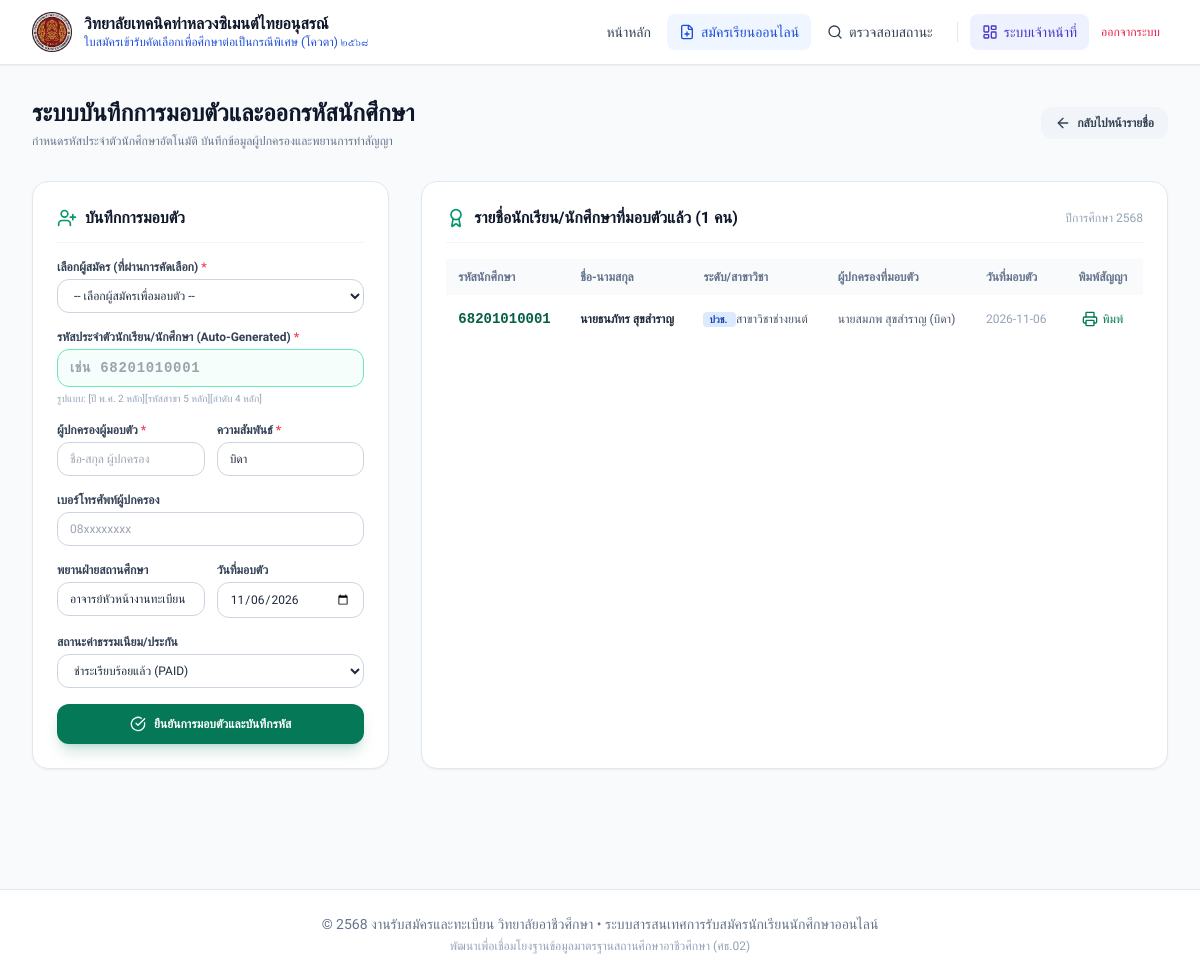
Screenshot of /admin/enrollment (signed in) with the database file from the repository.
### tables this page shows
CREATE TABLE enrollments (
        id INTEGER PRIMARY KEY AUTOINCREMENT,
        applicant_id TEXT UNIQUE NOT NULL,
        student_id TEXT UNIQUE, -- รหัสนักศึกษา เช่น 68201010001
        guardian_name TEXT,
        guardian_relation TEXT,
        guardian_phone TEXT,
        witness_name TEXT,
        enrollment_date TEXT,
        payment_status TEXT DEFAULT 'PAID', -- PAID, PENDING, WAIVED
        notes TEXT,
        created_at TEXT NOT NULL,
        FOREIGN KEY (applicant_id) REFERENCES applicants(id)
    );

CREATE TABLE applicants (
        id TEXT PRIMARY KEY, -- APP2568-0001
        national_id TEXT UNIQUE NOT NULL, -- 13 หลัก
        title TEXT NOT NULL,
        first_name TEXT NOT NULL,
        last_name TEXT NOT NULL,
        birth_date TEXT NOT NULL, -- YYYY-MM-DD
        phone TEXT NOT NULL,
        email TEXT,
        gender TEXT NOT NULL,
        religion TEXT DEFAULT 'พุทธ',
        ethnicity TEXT DEFAULT 'ไทย',
        nationality TEXT DEFAULT 'ไทย',
        address_no TEXT,
        moo TEXT,
        tambon TEXT,
        amphur TEXT,
        province TEXT,
        zipcode TEXT,
        prev_school TEXT,
        prev_school_province TEXT,
        gpax REAL,
        level TEXT NOT NULL, -- ปวช. หรือ ปวส.
        major_id TEXT NOT NULL,
        parent_name TEXT,
        parent_relation TEXT,
        parent_phone TEXT,
        referral_source TEXT,
        referral_teacher TEXT,
        status TEXT DEFAULT 'PENDING_REVIEW', 
        -- PENDING_REVIEW: รอตรวจสอบเอกสาร
        -- DOCS_INCOMPLETE: เอกสารไม่ครบ/ต้องแก้ไข
        -- QUALIFIED: ผ่านการตรวจสอบ/มีสิทธิ์มอบตัว
        -- ENROLLED: มอบตัวแล้ว
        -- REJECTED: ไม่ผ่านเกณฑ์
        status_note TEXT,
        created_at TEXT NOT NULL,
        updated_at TEXT NOT NULL, apply_track TEXT, soi TEXT, road TEXT, current_grade TEXT, school_address_no TEXT, school_tambon TEXT, school_amphur TEXT, school_province TEXT, current_major TEXT, major_second_choice TEXT, father_name TEXT, father_age TEXT, father_job TEXT, mother_name TEXT, mother_age TEXT, mother_job TEXT,
        FOREIGN KEY (major_id) REFERENCES majors(id)
    );

CREATE TABLE majors (
        id TEXT PRIMARY KEY,
        code TEXT NOT NULL,
        name TEXT NOT NULL,
        level TEXT NOT NULL, -- ปวช. หรือ ปวส.
        quota INTEGER DEFAULT 40,
        is_active INTEGER DEFAULT 1
    );

### main.py (the view)
@app.get("/admin/enrollment", response_class=HTMLResponse)
async def admin_enrollment_page(request: Request, applicant_id: Optional[str] = None):
    admin = get_admin_session(request)
    if not admin:
        return RedirectResponse(url="/admin/login")
    conn = get_db()
    cursor = conn.cursor()
    cursor.execute("""
    SELECT a.*, m.name as major_name, m.code as major_code
    FROM applicants a
    JOIN majors m ON a.major_id = m.id
    WHERE a.status = 'QUALIFIED'
    ORDER BY a.created_at ASC
    """)
    qualified = [dict(r) for r in cursor.fetchall()]
    selected = None
    proposed_id = ""
    if applicant_id:
        cursor.execute("""
        SELECT a.*, m.name as major_name, m.code as major_code
        FROM applicants a
        JOIN majors m ON a.major_id = m.id
        WHERE a.id = ?
        """, (applicant_id,))
        sel_row = cursor.fetchone()
        if sel_row:
            selected = dict(sel_row)
            cursor.execute("SELECT COUNT(*) FROM enrollments")
            seq = cursor.fetchone()[0] + 1
            proposed_id = f"68{selected['major_code']}{seq:04d}"
    cursor.execute("""
    SELECT e.*, a.title, a.first_name, a.last_name, a.level, m.name as major_name
    FROM enrollments e
    JOIN applicants a ON e.applicant_id = a.id
    JOIN majors m ON a.major_id = m.id
    ORDER BY e.created_at DESC
    """)
    enrolled_list = [dict(r) for r in cursor.fetchall()]
    conn.close()
    today_str = datetime.now().strftime("%Y-%m-%d")
    return render_template(request, "admin/enrollment.html", {
        "qualified_applicants": qualified,
        "selected_applicant": selected,
        "proposed_student_id": proposed_id,
        "enrolled_list": enrolled_list,
        "today_str": today_str,
        "is_admin_logged_in": True
    })

### templates/admin/enrollment.html (shortened to what this page needs)
{% extends "base.html" %}
{% block content %}
<div class="max-w-7xl mx-auto px-4 sm:px-6 lg:px-8 py-8">
    <div class="flex flex-col sm:flex-row sm:items-center justify-between gap-4 mb-8">
        <div>
            <h1 class="text-2xl font-extrabold text-slate-900">ระบบบันทึกการมอบตัวและออกรหัสนักศึกษา</h1>
            <p class="text-xs text-slate-500 mt-1">กำหนดรหัสประจำตัวนักศึกษาอัตโนมัติ บันทึกข้อมูลผู้ปกครองและพยานการทำสัญญา</p>
        </div>
        <div class="flex items-center gap-2">
            <a href="/admin/applicants" class="px-3.5 py-2 bg-slate-100 hover:bg-slate-200 text-slate-700 font-semibold text-xs rounded-xl transition flex items-center gap-1.5">
                <i data-lucide="arrow-left" class="w-4 h-4"></i> กลับไปหน้ารายชื่อ
            </a>
        </div>
    </div>
    <div class="grid grid-cols-1 lg:grid-cols-3 gap-8 mb-10">
        <div class="bg-white rounded-2xl p-6 border border-slate-200 shadow-sm">
            <h2 class="text-base font-bold text-slate-900 border-b border-slate-100 pb-3 mb-4 flex items-center gap-2">
                <i data-lucide="user-plus" class="w-5 h-5 text-emerald-600"></i> บันทึกการมอบตัว
            </h2>
            <form action="/admin/enrollment/save" method="POST" class="space-y-4">
                <div>
                    <label class="block text-xs font-bold text-slate-700 mb-1">เลือกผู้สมัคร (ที่ผ่านการคัดเลือก) <span class="text-rose-500">*</span></label>
                    <select name="applicant_id" id="enrollApplicantSelect" required class="w-full px-3 py-2 rounded-xl border border-slate-300 text-xs bg-white">
                        <option value="">-- เลือกผู้สมัครเพื่อมอบตัว --</option>
                    </select>
                </div>
                <div>
                    <label class="block text-xs font-bold text-slate-700 mb-1">
                        รหัสประจำตัวนักเรียน/นักศึกษา (Auto-Generated) <span class="text-rose-500">*</span>
                    </label>
                    <input type="text" name="student_id" id="studentIdInput" required
                           value="{{ proposed_student_id or '' }}"
                           placeholder="เช่น 68201010001"
                           class="w-full px-3 py-2 rounded-xl border border-emerald-300 bg-emerald-50/50 text-emerald-950 font-mono font-bold text-sm tracking-wider">
                    <span class="text-[10px] text-slate-400 mt-1 block">รูปแบบ: [ปี พ.ศ. 2 หลัก][รหัสสาขา 5 หลัก][ลำดับ 4 หลัก]</span>
                </div>
                <div class="grid grid-cols-2 gap-3">
                    <div>
                        <label class="block text-xs font-bold text-slate-700 mb-1">ผู้ปกครองผู้มอบตัว <span class="text-rose-500">*</span></label>
                        <input type="text" name="guardian_name" id="guardianName" required
                               value="{{ selected_applicant.parent_name if selected_applicant else '' }}"
                               placeholder="ชื่อ-สกุล ผู้ปกครอง" class="w-full px-3 py-2 rounded-xl border border-slate-300 text-xs">
                    </div>
                    <div>
                        <label class="block text-xs font-bold text-slate-700 mb-1">ความสัมพันธ์ <span class="text-rose-500">*</span></label>
                        <input type="text" name="guardian_relation" id="guardianRel" required
                               value="{{ selected_applicant.parent_relation if selected_applicant else 'บิดา' }}"
                               placeholder="เช่น บิดา, มารดา" class="w-full px-3 py-2 rounded-xl border border-slate-300 text-xs">
                    </div>
                </div>
                <div>
                    <label class="block text-xs font-bold text-slate-700 mb-1">เบอร์โทรศัพท์ผู้ปกครอง</label>
                    <input type="text" name="guardian_phone" id="guardianPhone"
                           value="{{ selected_applicant.parent_phone if selected_applicant else '' }}"
                           placeholder="08xxxxxxxx" class="w-full px-3 py-2 rounded-xl border border-slate-300 text-xs">
                </div>
                <div class="grid grid-cols-2 gap-3">
                    <div>
                        <label class="block text-xs font-bold text-slate-700 mb-1">พยานฝ่ายสถานศึกษา</label>
                        <input type="text" name="witness_name" value="อาจารย์หัวหน้างานทะเบียน" class="w-full px-3 py-2 rounded-xl border border-slate-300 text-xs">
                    </div>
                    <div>
                        <label class="block text-xs font-bold text-slate-700 mb-1">วันที่มอบตัว</label>
                        <input type="date" name="enrollment_date" value="{{ today_str }}" required class="w-full px-3 py-2 rounded-xl border border-slate-300 text-xs">
                    </div>
                </div>
                <div>
                    <label class="block text-xs font-bold text-slate-700 mb-1">สถานะค่าธรรมเนียม/ประกัน</label>
                    <select name="payment_status" class="w-full px-3 py-2 rounded-xl border border-slate-300 text-xs bg-white">
                        <option value="PAID">ชำระเรียบร้อยแล้ว (PAID)</option>
                    </select>
                </div>
                <button type="submit" class="w-full py-3 bg-emerald-700 hover:bg-emerald-800 text-white font-bold text-xs rounded-xl shadow-lg shadow-emerald-700/20 transition flex items-center justify-center gap-2">
                    <i data-lucide="check-circle" class="w-4 h-4"></i> ยืนยันการมอบตัวและบันทึกรหัส
                </button>
            </form>
        </div>
        <div class="lg:col-span-2 bg-white rounded-2xl p-6 border border-slate-200 shadow-sm flex flex-col">
            <div class="flex items-center justify-between border-b border-slate-100 pb-3 mb-4">
                <h2 class="text-base font-bold text-slate-900 flex items-center gap-2">
                    <i data-lucide="award" class="w-5 h-5 text-emerald-600"></i> รายชื่อนักเรียน/นักศึกษาที่มอบตัวแล้ว ({{ enrolled_list | length }} คน)
                </h2>
                <span class="text-xs text-slate-400">ปีการศึกษา 2568</span>
            </div>
            <div class="overflow-x-auto flex-1">
                <table class="w-full text-left text-xs text-slate-600">
                    <thead class="bg-slate-50 text-slate-500 font-bold uppercase">
                        <tr>
                            <th class="py-2.5 px-3">รหัสนักศึกษา</th>
                            <th class="py-2.5 px-3">ชื่อ-นามสกุล</th>
                            <th class="py-2.5 px-3">ระดับ/สาขาวิชา</th>
                            <th class="py-2.5 px-3">ผู้ปกครองที่มอบตัว</th>
                            <th class="py-2.5 px-3">วันที่มอบตัว</th>
                            <th class="py-2.5 px-3 text-center">พิมพ์สัญญา</th>
                        </tr>
                    </thead>
                    <tbody class="divide-y divide-slate-100">
                        {% for en in enrolled_list %}
                        <tr class="hover:bg-slate-50/60">
                            <td class="py-2.5 px-3 font-mono font-bold text-emerald-800 text-sm">{{ en.student_id }}</td>
                            <td class="py-2.5 px-3 font-semibold text-slate-800">{{ en.title }}{{ en.first_name }} {{ en.last_name }}</td>
                            <td class="py-2.5 px-3">
                                <span class="px-1.5 py-0.5 rounded text-[10px] font-bold {% if en.level == 'ปวช.' %}bg-blue-100 text-blue-800{% else %}bg-emerald-100 text-emerald-800{% endif %}">
                                    {{ en.level }}
                                </span>
                                {{ en.major_name }}
                            </td>
                            <td class="py-2.5 px-3 text-slate-600">{{ en.guardian_name }} ({{ en.guardian_relation }})</td>
                            <td class="py-2.5 px-3 text-slate-400">{{ en.enrollment_date }}</td>
                            <td class="py-2.5 px-3 text-center">
                                <a href="/download/enrollment-pdf/{{ en.applicant_id }}" target="_blank" title="พิมพ์ใบมอบตัว (PDF)" class="p-1.5 text-emerald-700 hover:bg-emerald-50 rounded-lg inline-flex items-center gap-1 transition">
                                    <i data-lucide="printer" class="w-4 h-4"></i> พิมพ์
                                </a>
                            </td>
                        </tr>
                        {% else %}
                        <tr>
                            <td colspan="6" class="py-12 text-center text-slate-400">ยังไม่มีผู้มอบตัวในระบบ</td>
                        </tr>
                        {% endfor %}
                    </tbody>
                </table>
            </div>
        </div>
    </div>
</div>
{% endblock %}

### templates/base.html (style rules this page uses)
body { font-family: 'Sarabun', sans-serif; }

### rows the page displays
enrollments: student_id "68201010001", title "นาย", first_name "ธนภัทร", last_name "สุขสำราญ", level "ปวช.", major_name "สาขาวิชาช่างยนต์", guardian_name "นายสมภพ สุขสำราญ", guardian_relation "บิดา", enrollment_date "2026-11-06"

### other values shown
{{ enrolled_list | length }} "1"
